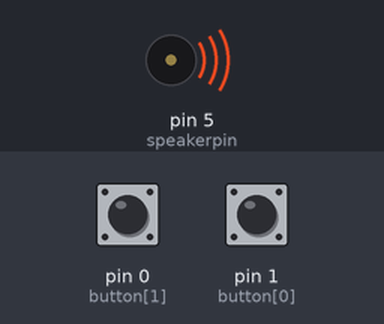
A sketch run on a simulated Arduino Uno, built with avr-gcc and run on an emulated ATmega328P. Parts: buzzer (waves = sounding). Inputs (shaded band) come from the test bench; at power-on: pin 1 (button[0]) LOW, pin 0 (button[1]) HIGH. Random numbers use the default seed unless the sketch sets one.

Above: at 6.7 s.
6.8 s: pin 1 (button[0]) pulled LOW for 3 s
11.3 s: pin 0 (button[1]) pulled LOW for 3 s
At 15.7 s:
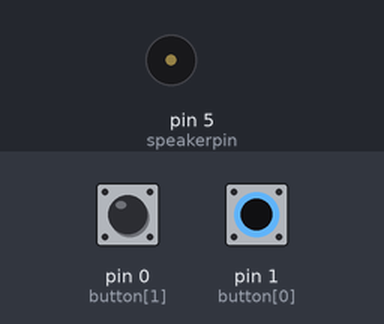
16.6 s: pin 1 (button[0]) pulled HIGH for 3 s
At 21.0 s:
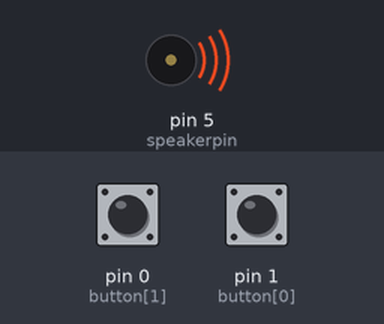
Timing chart, 0 to 30.1 s (numbered marks = the images above; inputs shaded):
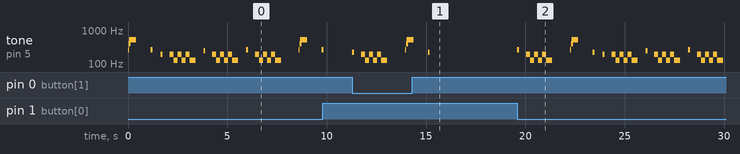

The sketch:

Simon_Says.ino
```cpp
/*Simon Says game. Now with sound effects.

Originaly made by Robert Spann
Code trimmed and sound effects added by digimike

Buttons are to be set on there designated pins without pull down resistors
and connected to ground rather then +5.

Updated for circuit board on a business card by Peter Nichols (peter.nichols@itdiscovery.info)
for use on ATTiny44, removed tone library call so that ATTinyCore by Spence Konde could be used)
See https://github.com/SpenceKonde/ATTinyCore . Modified slightly to increase randomness and allow for 4 light.

*/
#define NOTE_C3  131
#define NOTE_G3  196
#define NOTE_A3  220
#define NOTE_B3  247
#define NOTE_C4  262
#define NOTE_E4  330
#define NOTE_F4  349
#define NOTE_G4  392
#define NOTE_C5  523
#define NOTE_E5  659

int note[] = {NOTE_C4, NOTE_C4, NOTE_G4, NOTE_C5, NOTE_G4, NOTE_C5};
int duration[] = {100, 100, 100, 300, 100, 300};

boolean button[] = {1, 0, 2, 3};
//Inputs: SW-R (HW Pin 12), SW-G (HW Pin 13), SW-B (HW Pin 11), SW-Y (HW Pin 10)

boolean ledpin[] = {7, 8, 9, 10};  // LED pins
//Outputs: Red (HW Pin 6), Green (HW Pin 5), Blue (HW Pin 3), Yellow (HW Pin 2)

int speakerpin = 5;
int turn = 0;  // turn counter
int buttonstate = 0;  // button state checker
int rdmseed = 0;
int randomArray[32]; //Intentionally long to store up to 100 inputs (doubtful anyone will get this far)
int inputArray[32];


void setup()
{

  pinMode(speakerpin, OUTPUT);
  for(int x=0; x<4; x++)  // LED pins are outputs
  {
    pinMode(ledpin[x], OUTPUT);
    pinMode(button[x], INPUT);  // button pins are inputs
    digitalWrite(button[x], HIGH);  // enable internal pullup; buttons start in high position; logic reversed
  }
}

void loop()
{
  rdmseed++;
  if (rdmseed > 100)
  {
    rdmseed = 0;
  }
  for (int y=0; y<=31; y++)
  {
    digitalWrite(ledpin[0], HIGH);
    digitalWrite(ledpin[1], HIGH);
    digitalWrite(ledpin[2], HIGH);
    digitalWrite(ledpin[3], HIGH);

    for (int thisNote = 0; thisNote < 6; thisNote ++) {
     // play the next note:
     tone(speakerpin,note[thisNote],duration[thisNote]);
     delay(25);
    }

    digitalWrite(ledpin[0], LOW);
    digitalWrite(ledpin[1], LOW);
    digitalWrite(ledpin[2], LOW);
    digitalWrite(ledpin[3], LOW);
    delay(1000);

    for (int y=turn; y <= turn; y++)
    { //Limited by the turn variable
      randomArray[y] = random(0, 4); //Assigning a random number (0-3) to the randomArray[y], y being the turn count
      for (int x=0; x <= turn; x++)
      {
        for(int y=0; y<4; y++)
        {

          if (randomArray[x] == 0 && y == 0)
          {  //if statements to display the stored values in the array
            digitalWrite(ledpin[y], HIGH);
            tone(speakerpin,NOTE_G3, 100);
            delay(400);
            digitalWrite(ledpin[y], LOW);
            delay(100);
          }

          if (randomArray[x] == 1 && y == 1)
          {
            digitalWrite(ledpin[y], HIGH);
            tone(speakerpin,NOTE_A3, 100);
            delay(400);
            digitalWrite(ledpin[y], LOW);
            delay(100);
          }

          if (randomArray[x] == 2 && y == 2)
          {
            digitalWrite(ledpin[y], HIGH);
            tone(speakerpin,NOTE_B3, 100);
            delay(400);
            digitalWrite(ledpin[y], LOW);
            delay(100);
          }

          if (randomArray[x] == 3 && y == 3)
          {
            digitalWrite(ledpin[y], HIGH);
            tone(speakerpin,NOTE_C4, 100);
            delay(400);
            digitalWrite(ledpin[y], LOW);
            delay(100);
          }
        }
      }
    }
    input();
  }
}


void input() { //Function for allowing user input and checking input against the generated array

  for (int x=0; x <= turn;)
  { //Statement controlled by turn count

    for(int y=0; y<4; y++)
    {

      buttonstate = digitalRead(button[y]);

      if (buttonstate == LOW && y == 0)
      { //Checking for button push
        randomSeed(rdmseed);
        //Added to generate "more randomness" with the randomArray for the output function
        //Based on user first key input
        digitalWrite(ledpin[0], HIGH);
        tone(speakerpin,NOTE_G3, 100);
        delay(200);
        digitalWrite(ledpin[0], LOW);
        inputArray[x] = 0;
        delay(250);
        if (inputArray[x] != randomArray[x]) { //Checks value input by user and checks it against
          fail();                              //the value in the same spot on the generated array
        }                                      //The fail function is called if it does not match
        x++;
      }
       if (buttonstate == LOW && y == 1)
      {
        digitalWrite(ledpin[1], HIGH);
        tone(speakerpin,NOTE_A3, 100);
        delay(200);
        digitalWrite(ledpin[1], LOW);
        inputArray[x] = 1;
        delay(250);
        if (inputArray[x] != randomArray[x]) {
          fail();
        }
        x++;
      }

      if (buttonstate == LOW && y == 2)
      {
        digitalWrite(ledpin[2], HIGH);
        tone(speakerpin,NOTE_B3, 100);
        delay(200);
        digitalWrite(ledpin[2], LOW);
        inputArray[x] = 2;
        delay(250);
        if (inputArray[x] != randomArray[x]) {
          fail();
        }
        x++;
      }

      if (buttonstate == LOW && y == 3)
      {
        digitalWrite(ledpin[3], HIGH);
        tone(speakerpin,NOTE_C4, 100);
        delay(200);
        digitalWrite(ledpin[3], LOW);
        inputArray[x] = 3;
        delay(250);
        if (inputArray[x] != randomArray[x])
        {
          fail();
        }
        x++;
      }
    }
  }
  delay(500);
  turn++; //Increments the turn count, also the last action before starting the output function over again
}

void fail() { //Function used if the player fails to match the sequence

  for (int y=0; y<=2; y++)
  { //Flashes lights for failure

    digitalWrite(ledpin[0], HIGH);
    digitalWrite(ledpin[1], HIGH);
    digitalWrite(ledpin[2], HIGH);
    digitalWrite(ledpin[3], HIGH);
    tone(speakerpin,NOTE_G3, 300);
    delay(200);
    digitalWrite(ledpin[0], LOW);
    digitalWrite(ledpin[1], LOW);
    digitalWrite(ledpin[2], LOW);
    digitalWrite(ledpin[3], LOW);
    tone(speakerpin,NOTE_C3, 300);
    delay(200);
  }
  delay(500);
  turn = -1; //Resets turn value so the game starts over without need for a reset button
}
```

Measured:
- after the input at 11.3 s, tone on pin 5 (speakerpin): plays 220 Hz for 0.10 s, 196 Hz for 0.20 s, 131 Hz for 0.20 s, 196 Hz for 0.20 s, 131 Hz for 0.20 s, 196 Hz for 0.20 s … (13 notes in this stretch), starting at once
- after the input at 16.6 s, tone on pin 5 (speakerpin): plays 262 Hz for 0.10 s, 196 Hz for 0.20 s, 131 Hz for 0.20 s, 196 Hz for 0.20 s, 131 Hz for 0.20 s, 196 Hz for 0.20 s … (34 notes in this stretch), starting after 3.0 s
- by itself, tone on pin 5 (speakerpin): plays 262 Hz for 0.05 s, 392 Hz for 0.03 s, 523 Hz for 0.03 s, 392 Hz for 0.03 s, 523 Hz for 0.30 s, 262 Hz for 0.10 s … (23 notes in this stretch)
